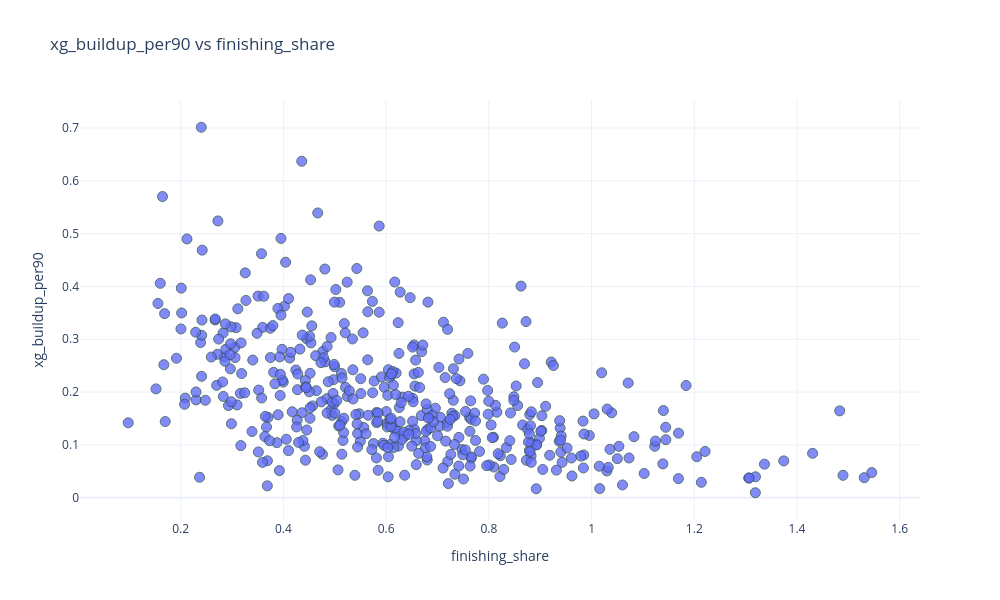

Source (notebook cell):
### Code cell
scatter_plot(
    strikers,
    x="finishing_share",
    y="xg_buildup_per90",
    hover_cols=["team"]
)

### Figure 1 — Plotly figure (JSON) as saved in the notebook; plotly's stock layout.template omitted (floating-point values rounded to 4 significant figures; data arrays with more than 128 entries replaced by an {"elided": "..."} marker saying what was removed)
{"data": [{"customdata": {"elided": "491x1 str values"}, "hovertemplate": "<b>%{hovertext}</b><br><br>finishing_share=%{x}<br>xg_buildup_per90=%{y}<br>team=%{customdata[0]}<extra></extra>", "hovertext": {"elided": "491 str values"}, "legendgroup": "", "marker": {"color": "#636efa", "line": {"color": "DarkSlateGrey", "width": 1}, "opacity": 0.8, "size": 10, "symbol": "circle"}, "mode": "markers", "name": "", "orientation": "v", "showlegend": false, "type": "scatter", "x": {"elided": "491 float values"}, "xaxis": "x", "y": {"elided": "491 float values"}, "yaxis": "y"}], "layout": {"height": 600, "legend": {"tracegroupgap": 0}, "title": {"text": "xg_buildup_per90 vs finishing_share"}, "width": 1000, "xaxis": {"anchor": "y", "domain": [0, 1], "title": {"text": "finishing_share"}}, "yaxis": {"anchor": "x", "domain": [0, 1], "title": {"text": "xg_buildup_per90"}}}}
